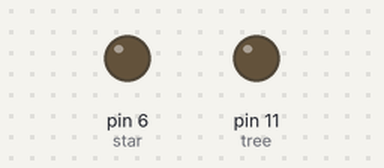
The sketch below on a simulated Arduino Uno, built with avr-gcc and run on an emulated ATmega328P. Parts: output pins drawn as LEDs (lit = HIGH).

Above: at 0.1 s.
At 5.1 s:
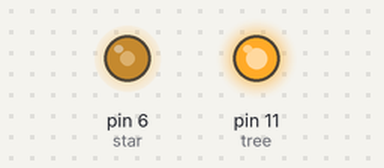
At 11.81 s:
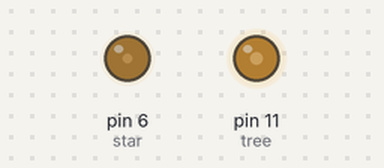
At 18.73 s:
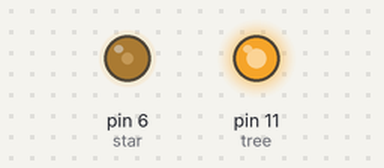
Timing chart, 0 to 18.7 s (numbered marks = the images above):
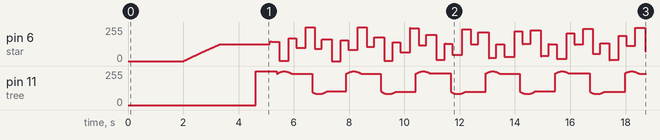

The sketch:

SimpleTree.ino
```cpp
const int tree = 11;
const int star = 6;

void setup() {
 pinMode(tree, OUTPUT);
 pinMode(star, OUTPUT);

 delay(2000);
 for(float a=0; a<=PI/6; a+=0.002) {
  analogWrite(star, sin(a)*255);
  delay(5);
 }
 for (int i=0; i!=256; ++i) {
  analogWrite(tree, i);
  delay(5);
 }
 for (int i=255;; --i) {
  analogWrite(tree, i);
  delay(5);
  if(i <= 255*0.66) break;
 }
}

void loop() {
  float x = float(millis())/100;

  double flicker = sin(x)/4 + sin(x/PI)/4 + 0.5;
  analogWrite(star, flicker * 255);

  double pulse = sin(x/4)/3 + 0.66;
  analogWrite(tree, pulse * 255);
}
```
